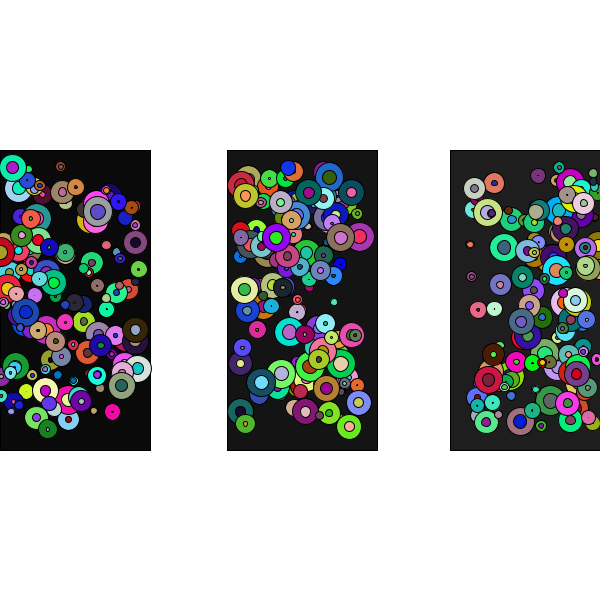
Frame 1 (no input)
Frame 60 (the mouse pressed at the canvas centre just before this capture): identical to frame 1, image omitted
Frame 120 (the mouse held since frame 60 and released just before this capture): identical to frame 1, image omitted

The Processing sketch that drew this single still picture (run headless with seeded random() and noise(); from frame 60 on, the mouse is pressed at the canvas centre):

// Processing sketch: processing_72234
// ── processing_72234.pde

void setup()
{
  size(600, 600);
  background (255); 
  drawBackground();
  drawCircles();
}


void draw()
{
}

void drawBackground()
{

  fill(10);
  rect(0, 150, 150, 300);

  fill(20);
  rect(227, 150, 150, 300);

  fill(30);
  rect(450, 150, 150, 300);
}

void drawCircles()
{

  float x, y, z;


  ellipseMode(CENTER);
  
  //drawing circles for first box
  for (int i = 0; i < 130; i++)
  {

    x = random(5.0, 30.0);
    y = random(0.0,140.0);
    z = random(165.0,430.0);

    fill(random(255), random (255), random(255));

    ellipse(y, z, x, x);

    fill(random(255), random (255), random(255));
    ellipse(y, z, x-15.0, x-15.0);
  
}

  //drawing circles for second box
  for (int i = 0; i < 130; i++)
  {

    x = random(5.0, 30.0);
    y = random(240,360.0);
    z = random(165.0,430.0);

    fill(random(255), random (255), random(255));

    ellipse(y, z, x, x);

    fill(random(255), random (255), random(255));
    ellipse(y, z, x-15.0, x-15.0);
  }

  //drawing circles for third box
  for (int i = 0; i < 130; i++)
  {

    x = random(5.0, 30.0);
    y = random(470.0,600.0);
    z = random(165.0,430.0);

    fill(random(255), random (255), random(255));

    ellipse(y, z, x, x);

    fill(random(255), random (255), random(255));
    ellipse(y, z, x-15.0, x-15.0);
  }
  
}
